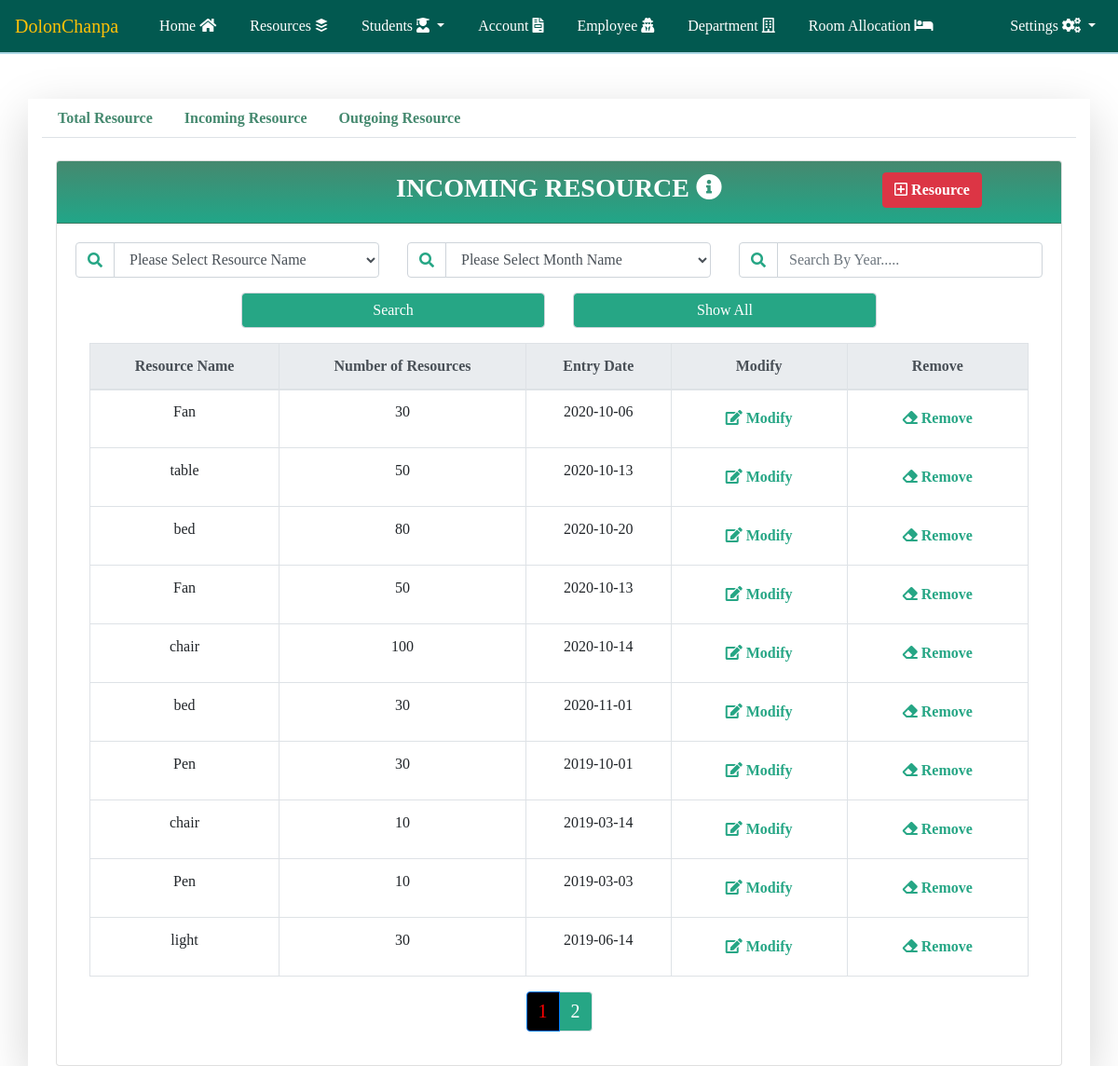
Page /incoming_resource_information.php (signed in) on the committed database.
### tables this page shows
CREATE TABLE `resource_name` (
  `id` int(11) NOT NULL,
  `resource_name` varchar(200) NOT NULL
);

CREATE TABLE `incoming_resource` (
  `id` int(255) NOT NULL,
  `resource_id` int(255) NOT NULL,
  `number_of_resources` varchar(100) NOT NULL,
  `month` varchar(10) NOT NULL,
  `year` varchar(10) NOT NULL,
  `entry_date` date NOT NULL
);

### incoming_resource_information.php (the view, shortened to what this page needs)
<?php include('database_connection.php')?>
<?php include('header.php')?>
<?php include('resource_header.php')?>
<?php include('pagination.php') ?>
<?php
    function display_content($run,$offset,$total)
    {
        include('database_connection.php');
        if(empty($run))
        {
            $select_incoming_resource_qry = "SELECT r.resource_name, i.id, i.number_of_resources,i.entry_date FROM resource_name as r INNER JOIN incoming_resource as i ON r.id = i.resource_id WHERE `number_of_resources`!='0' LIMIT $offset, $total";
            $run = mysqli_query($conn,$select_incoming_resource_qry);
        }
        ?>
        <table class = "table table-bordered table-hover text-center table-responsive-lg">
            <tr>
                <thead class ="thead-light">
                    <th>Resource Name</th>
                    <th>Number of Resources</th>
                    <th>Entry Date</th>
                    <th>Modify</th>
                    <th>Remove</th>
                </thead>
            </tr>
            <?php
            while($row = mysqli_fetch_assoc($run))
            {
                ?>
                <tr>
                    <td><?php echo $row['resource_name']?></td>
                    <td><?php echo $row['number_of_resources']?></td>
                    <td><?php echo $row['entry_date']?></td>
                    <td>
                        <a class = "btn btn_color" href="update_incoming_resource_information.php?id=<?php echo $row['id']?>"><b><span><i class="fas fa-edit "></i></span> Modify</b></a>
                    </td>
                    <td>
                        <button class = "btn btn_color" onclick = "deleteConfirmation(<?php echo $row['id'];?>)"><b><span><i class="fas fa-eraser"></i></span> Remove</b></button>
                    </td>
                </tr>
                <?php
            }
            ?>
        </table>
        <?php
    }
?>
<div class="container tab-pane"><br>
    <div class="row justify-content-center">
        <div class="col-lg-12 col-12" id = "source_div">
            <div class="card">
                <div class="card-header">
                    <div class="row">
                        <div class="col-lg-3 col-md-3 col-12"></div>
                        <div class="col-lg-6 col-md-6 col-12">
                            <h3 class ="text-center card_header_color text-uppercase">Incoming Resource <span><i class="fas fa-info-circle"></i></span></h3>
                        </div>
                        <div class="col-lg-3 col-md-3 col-12 text-center">
                            <a href="add_incoming_resource.php" class = "btn btn-danger"><b><span><i class="far fa-plus-square"></i></span> Resource</b></a>
                        </div>
                    </div>
                </div>
                <div class="card-body">
                    <form action="" method = "POST">
                        <div class="row justify-content-center">
                            <div class="col-lg-4 col-md-4 col-12 mb-3">
                                <div class="input-group">
                                    <div class="input-group-prepend">
                                        <span class = "input-group-text"><i class = "fas fa-search"></i></span>
                                    </div>
                                    <select name="search_resource_wise" class = "form-control">
                                        <option value = "">Please Select Resource Name</option>
                                    </select>
                                </div>
                            </div>
                            <div class="col-lg-4 col-md-4 col-12 mb-3">
                                <div class="input-group">
                                    <div class="input-group-prepend">
                                        <span class = "input-group-text"><i class = "fas fa-search"></i></span>
                                    </div>
                                    <select name="search_month_wise" class = "form-control" >
                                        <option value = "">Please Select Month Name</option>
                                    </select>
                                </div>
                            </div>
                            <div class="col-lg-4 col-md-4 col-12 mb-3">
                                <div class="input-group">
                                    <div class="input-group-prepend">
                                        <span class = "input-group-text"><i class = "fas fa-search"></i></span>
                                    </div>
                                    <input type="text" class = "form-control" name = "search_year_wise" placeholder="Search By Year....." value = "<?php if(isset($_POST['show_all']))
                                    {
                                        echo "";
                                    }
                                    else if(isset($_POST['search_year_wise']))
                                    {
                                        echo "$_POST[search_year_wise]";
                                    }?>">
                                </div>
                            </div>
                            <div class="col-lg-4 col-12 text-center mb-3 ">
                                <input type="submit" name="search" value="Search" class = "form-control btn_color_employee">
                            </div>
                            <div class="col-lg-4 col-12 text-center mb-3 ">
                                <input type="submit" class ="form-control btn_color_employee" name = "show_all" value = "Show All">
                            </div>
                        </div>
                    </form>
                    <?php
                    if(isset($_POST['search']))
                    {
                        $resource = $_POST['search_resource_wise'];
                        $month = $_POST['search_month_wise'];
                        $year = $_POST['search_year_wise'];
                        $search_qry = "SELECT r.resource_name, i.id, i.number_of_resources,i.entry_date FROM resource_name as r INNER JOIN incoming_resource as i ON r.id = i.resource_id WHERE ";
                        $count=1;
                        if($resource!=NULL)
                        {
                            $count++;
                            $search_qry.="`resource_id` = '$resource'";
                        }
                        if($month!=NULL)
                        {
                            if($count>1)
                            {
                                $search_qry.= " && ";
                            }
                            $search_qry.="`month` = '$month'";
                            $count++;
                        }
                        if($year!=NULL)
                        {
                            if($count>1)
                            {
                                $search_qry.= " && ";
                            }
                            $search_qry.="`year` = '$year'";
                            $count++;
                        }
                        if($count==1)
                        {
                            ?>
                            <script>
                                window.alert("Please Select At least 1 field");
                                window.location = "incoming_resource_information.php";
                            </script>
                            <?php
                        }
                        else
                        {
                            $search_qry.=" && `number_of_resources` != '0'";
                        }
                        $run_search_qry = mysqli_query($conn, $search_qry);
                        ?>
                        <div class="col-lg-12 col-12">
                            <?php display_content($run_search_qry,0,0); ?>
                        </div>
                        <?php
                    }
                    else
                    {
                        ?>
                        <div class="col-lg-12 col-12">
                            <?php
                            $run = 0;
                            $page_name = 'incoming_resource_information';
                            pagination($run, $page_name);
                            ?>
                        </div>
                        <?php
                    }
                    ?>
                </div>
            </div>
        </div>
    </div>
</div>
<?php include('resource_footer.php')?>
<?php include('footer.php')?>

### css/style.css (style rules this page uses)
body { font-family: 'sans-serif'; }
.card-header { padding: .75rem 1.25rem; margin-bottom: 0; background-image: linear-gradient(#45896F, #21A688); border-bottom: 1px solid rgba(0,0,0,.125); }
.card_header_color { color: white; font-weight: bold; }
.btn_color { color:#26A685; transition: color 1000ms ease, background-color 500ms ease; }
.btn_color_employee { background-color: #26A685; color:white; transition: color 1000ms ease, background-color 500ms ease; }
.input-group-text { display: -ms-flexbox; display: flex; -ms-flex-align: center; align-items: center; padding: .375rem .75rem; margin-bottom: 0; font-size: 1rem; font-weight: 400; line-height: 1.5; color: #26A685; text-align: center; white-space: nowrap; background-color: white; border: 1px solid #ced4da; border-right-color: rgb(206, 212, 218); border-right-style: solid; border-right-width: 1px; }

### rows in the picture
resource_name: resource_name "Fan", incoming_resource.number_of_resources "30", incoming_resource.entry_date "2020-10-06", incoming_resource.number_of_resources "50", incoming_resource.entry_date "2020-10-13"
resource_name: resource_name "table", incoming_resource.number_of_resources "50", incoming_resource.entry_date "2020-10-13"
resource_name: resource_name "bed", incoming_resource.number_of_resources "80", incoming_resource.entry_date "2020-10-20", incoming_resource.number_of_resources "30", incoming_resource.entry_date "2020-11-01"
resource_name: resource_name "chair", incoming_resource.number_of_resources "100", incoming_resource.entry_date "2020-10-14", incoming_resource.number_of_resources "10", incoming_resource.entry_date "2019-03-14"
resource_name: resource_name "Pen", incoming_resource.number_of_resources "30", incoming_resource.entry_date "2019-10-01", incoming_resource.number_of_resources "10", incoming_resource.entry_date "2019-03-03"
resource_name: resource_name "light", incoming_resource.number_of_resources "30", incoming_resource.entry_date "2019-06-14"
